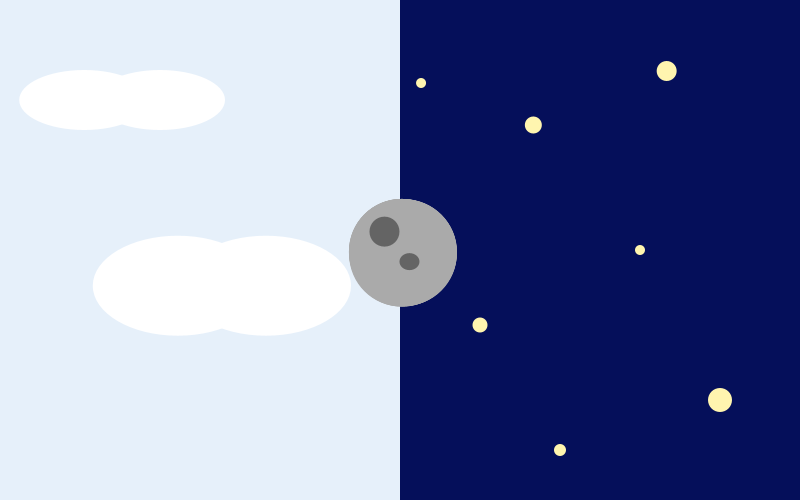
Frame 1 (no input)
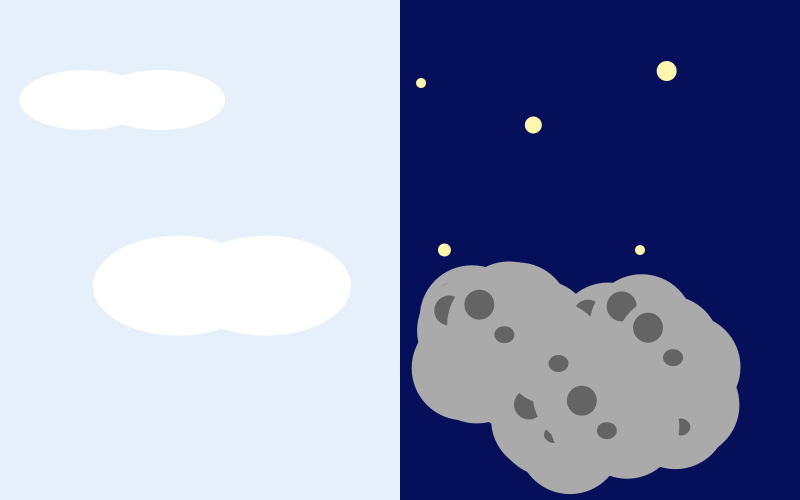
Frame 60 (the mouse pressed at the canvas centre just before this capture)
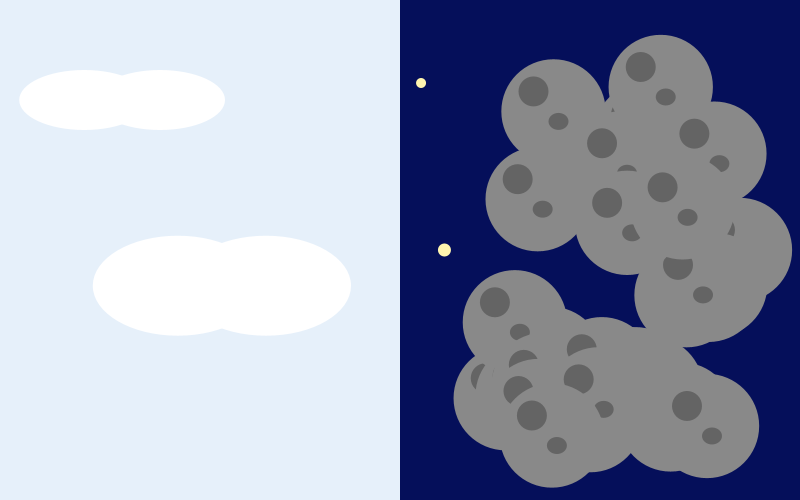
Frame 120 (the mouse held since frame 60 and released just before this capture)

The Processing sketch that drew these frames (run headless with seeded random() and noise(); from frame 60 on, the mouse is pressed at the canvas centre):

// Processing sketch: processing_184000
// ── processing_184000.pde

//variables i matrius
int sz;
int astres = 30;
float colorLluna = 170;
float [] posicioX = new float [astres];
float [] posicioY = new float [astres];
float [] velocitatX = new float [astres];
float [] velocitatY = new float [astres];
float [] colorSol = {250,100,30};


void setup() {
  size(800, 500);
 
 //inici
 for (int i =0; i<astres; i++) {
    posicioX[i] = width/2;
    posicioY[i] = height/2;
    velocitatX[i] = random (1,5);
    velocitatY[i] = random (1,5);
    sz = 120;
 }
}


void draw() {
  noStroke();
  
  //fons dia
  fill(230,240,250);
  rect(0,0,width/2,height);
    //núvols dia
    fill(255);
    ellipse(width/3,height/1.75,sz+50,sz-20);
    ellipse(width/4.5,height/1.75,sz+50,sz-20);
    ellipse(width/5,height/5,sz+10,sz/2);
    ellipse(width/9.5,height/5,sz+10,sz/2);
  
 //fons nit
  fill(5,15,90);
  rect(width/2,0,width/2,height);
    //estrelles nit
    fill(255,245,175);
    ellipse(width/1.5,height/4,sz/7,sz/7);
    ellipse(width/1.8,height/2,sz/9,sz/9);
    ellipse(width/1.2,height/7,sz/6,sz/6);
    ellipse(width/1.90,height/6,sz/11,sz/11);
    ellipse(width*0.9,height*0.8,sz/5,sz/5);
    ellipse(width*0.7,height*0.9,sz/10,sz/10);
    ellipse(width*0.6,height*0.65,sz/8,sz/8);
    ellipse(width/1.25,height*0.5,sz/12,sz/12);
   noFill();

  //moviment
  for (int i=0; i<astres;i++) {
    posicioX[i] +=  velocitatX[i];
    posicioY[i] += velocitatY[i];
  
  //rebot
  if (posicioX[i] < 0 + sz/2 || posicioX[i] > width - sz/2) {
    velocitatX[i] = -velocitatX[i];
  }
  if (posicioY[i] < 0 + sz/2 || posicioY[i] > height - sz/2) {
    velocitatY[i] = -velocitatY[i];
  }

  //canvi sol
  if(posicioX[i] < width/2){ 
    fill(colorSol[0],colorSol[1],colorSol[2]);
    stroke(colorSol[0],colorSol[1],colorSol[2]);
    strokeWeight(3);
    line(posicioX[i]+sz,posicioY[i],posicioX[i]-sz,posicioY[i]);
    line(posicioX[i],posicioY[i]+sz,posicioX[i],posicioY[i]-sz);
    line(posicioX[i]-sz/2,posicioY[i]-sz/2,posicioX[i]+sz/2,posicioY[i]+sz/2);
    line(posicioX[i]+sz/2,posicioY[i]-sz/2,posicioX[i]-sz/2,posicioY[i]+sz/2);

  //canvi lluna
  } else {
   fill(colorLluna);
    noStroke();
  }
  
  //astre
  ellipse(posicioX[i], posicioY[i], sz/1.15, sz/1.15);
  
  //cràters
  if(posicioX[i] > width/2){
    fill(100);
      ellipse(posicioX[i]-20,posicioY[i]-20,sz/4,sz/4);
    ellipse(posicioX[i]+5,posicioY[i]+10,sz/6,sz/7);
  }
}
}


void mousePressed (){
  colorLluna = random (100,200);
  colorSol[1] = random (100,150);
  colorSol[2] = random (0,100);
   
}
